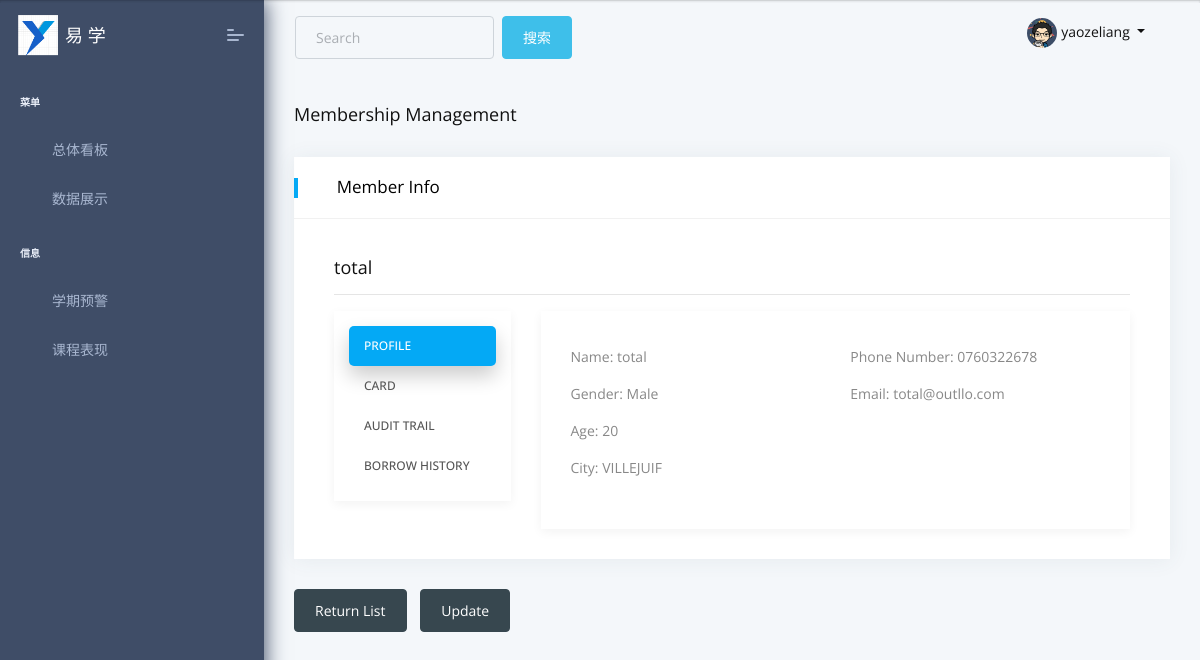
/member-detail/22/ (signed in), run on the app's committed database.
### book/models.py (models this page shows, shortened)
class Profile(models.Model):
    user = models.OneToOneField(User,null=True,on_delete=models.CASCADE)
    bio = models.TextField()
    profile_pic = models.ImageField(upload_to="profile/%Y%m%d/", blank=True,null=True)
    phone_number = models.CharField(max_length=30,blank=True)
    email = models.EmailField(max_length=50,blank=True)

class Member(models.Model):
    name = models.CharField(max_length=50, blank=False)
    age = models.PositiveIntegerField(default=20)
    gender = models.CharField(max_length=10,choices=GENDER,default='m')
    city = models.CharField(max_length=20, blank=False)
    email = models.EmailField(max_length=50,blank=True)
    phone_number = models.CharField(max_length=30,blank=False)
    created_at= models.DateTimeField(default=timezone.now)
    created_by = models.CharField(max_length=20,default="")
    updated_by = models.CharField(max_length=20,default="")
    updated_at = models.DateTimeField(auto_now=True)
    card_id = models.UUIDField(unique=True, default=uuid.uuid4, editable=False)
    card_number = models.CharField(max_length=8,default="")
    expired_at = models.DateTimeField(default=timezone.now)

### book/views.py (the view)
# urls.py: path('member-detail/<int:pk>/',MemberDetailView.as_view(),name="member_detail"),
class MemberDetailView(LoginRequiredMixin,DetailView):
    model = Member
    context_object_name = 'member'
    template_name = 'book/member_detail.html'
    login_url = 'login'
    def get_context_data(self, **kwargs):
        context = super().get_context_data(**kwargs)
        current_member_name = self.get_object().name
        related_records = BorrowRecord.objects.filter(borrower=current_member_name)
        context['related_records'] = related_records
        context["card_number"] = str(self.get_object().card_id)[:8]
        return context

### book/templatetags/book_extras.py (called while the page is built)
@register.filter('has_group')
def has_group(user, group_name):
    groups = user.groups.all().values_list('name', flat=True)
    return True if group_name in groups else False

### templates/book/member_detail.html (shortened to what this page needs)
{% extends "layouts/base.html" %}
{% load crispy_forms_tags %}
{% block content %}
<div class="pcoded-content">
    <div class="pcoded-inner-content">
        <div class="page-header">
            <div class="page-block">
                <div class="row align-items-center">
                    <div class="col-md-12">
                        <div class="page-header-title">
                            <h5 class="m-b-10">Membership Management</h5>
                        </div>
                    </div>
                </div>
            </div>
        </div>
        <br>
        <div class="main-body">
            <div class="page-wrapper">
                <div class="row">
                    <div class="col-xl-12">
                        <div class="card">
                            <div class="card-header">
                                <h5><i class="fas fa-user-tie"></i> Member Info  </h5>
                            </div>
                            <div class="card-block">
                                <div class="col-md-12">
                                    <h5 class="mt-2">{{member.name}}</h5>
                                    <hr>
                                    <div class="row">
                                        <div class="col-md-3 col-sm-12">
                                            <ul class="nav flex-column nav-pills" id="v-pills-tab" role="tablist" aria-orientation="vertical">
                                                <li><a class="nav-link text-left active" id="basic-info-tab" data-toggle="pill" href="#basic-info" role="tab" aria-controls="basic-info" aria-selected="true">Profile</a></li>
                                                <li><a class="nav-link text-left" id="card-tab" data-toggle="pill" href="#card" role="tab" aria-controls="card" aria-selected="false">Card</a></li>
                                                <li><a class="nav-link text-left" id="audit-trail-tab" data-toggle="pill" href="#audit-trail" role="tab" aria-controls="audit-trail" aria-selected="false">Audit Trail</a></li>
                                                <li><a class="nav-link text-left" id="audit-trail-tab" data-toggle="pill" href="#borrow-record" role="tab" aria-controls="borrow-record" aria-selected="false">Borrow History</a></li>
                                            </ul>
                                        </div>
                                        <div class="col-md-9 col-sm-12">
                                            <div class="tab-content" id="v-pills-tabContent">
                                                <div class="tab-pane fade show active" id="basic-info" role="tabpanel">
                                                    <div class='row'>
                                                        <div class='col-6'>
                                                            <p>Name: {{member.name}} </p>
                                                            <p>Gender: {{member.get_gender_display}} </p>
                                                            <p>Age: {{member.age}} </p>
                                                            <p>City: {{member.city}} </p>
                                                        </div>
                                                        <div class='col-6'>
                                                            <p>Phone Number: {{member.phone_number}} </p>
                                                            <p>Email: {{member.email}} </p>
                                                        </div>
                                                    </div>
                                                </div>
                                            </div>
                                        </div>
                                    </div>
                                </div>
                            </div>
                        </div>
                        <a href="{% url 'member_list' %}" class='btn btn-dark'>Return List</a>
                        <a href="{% url 'member_update' member.pk %}" class='btn btn-dark'>Update</a>
                    </div>
                </div>
            </div>
        </div>
    </div>
</div>
{% endblock content %}

### templates/includes/navigation.html (shortened to what this page needs)
{% load book_extras %}
{% load notifications_tags %}
<nav class="navbar navbar-light  justify-content-between">
  <div class="col-6">
    <form method="post" action="{% url 'global_search'  %}" class="form-inline">
      <input class="form-control mr-sm-2" type="search" placeholder="Search" aria-label="Search" id="global_search"
        name='global_search' />
      <button class="btn btn-info my-2 my-sm-0" type="submit">搜索</button>
    </form>
  </div>
  <div class="col-3 ">
    <div class="nav-item dropdown float-right">
      {% if user.is_authenticated %}
      <h6 class="nav-link dropdown-toggle" href="#" id="navbarDropdown" data-toggle="dropdown" aria-haspopup="true"
        aria-expanded="false">
        {% if user.profile.profile_pic %}
        <img src="{{user.profile.profile_pic.url}}" style="width:30px;height:30px;border-radius:50%;">
        {%else%}
        <label class="label theme-bg2 text-white f-14 f-w-400 ">管理员</label>
        <img src="{% static 'assets/images/user/avatar-2.jpg' %} " style="width:30px;height:30px;border-radius:50%;"
          alt="">
        {% endif %}
        {{user.username}}
      </h6>
      {% else %}
      <a class="btn btn-primary" href="{% url 'login' %}"> 登录 </a>
      {% endif %}
    </div>
  </div>
</nav>

### data on the page
Member: name "total", gender "Male", age "20", city "VILLEJUIF", phone_number "0760322678", email "total@outllo.com"

### other printed values
{{ user.username }} "yaozeliang"
